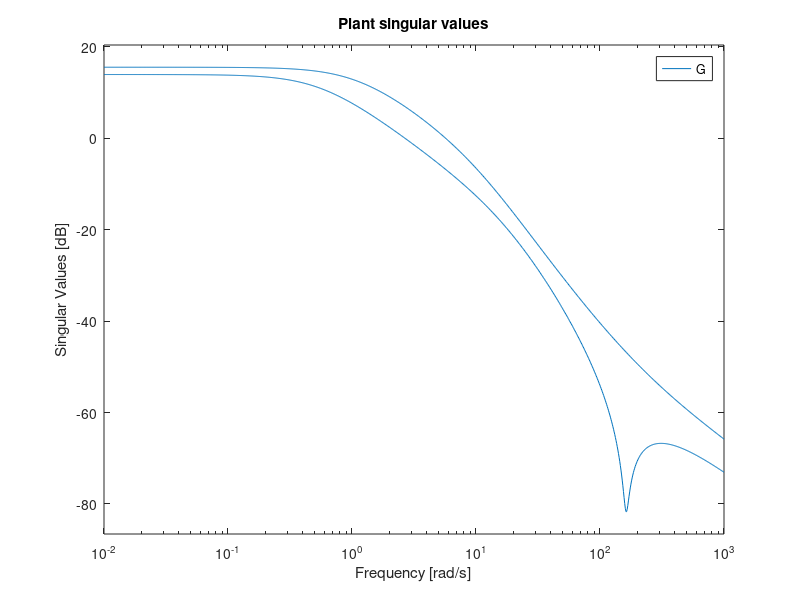

Recreate this plot in MATLAB.
% Example 9.2
%
s = tf('s');
g11 = 6/((0.9*s + 1)*(0.1*s + 1));
g12 = -0.05/(0.1*s + 1);
g21 = 0.07/(0.3*s + 1);
g22 = 5/((1.8*s - 1)*(0.06*s+1));
G = [g11 g12; g21 g22]
%
% Plant singular values
figure(1)
sigma(G,{10^(-2) 10^3})
title('Plant singular values')
grid